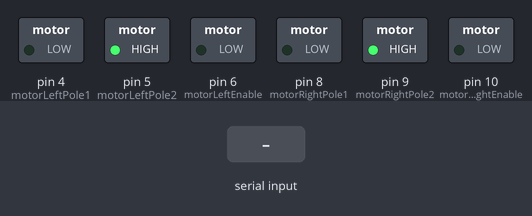
Simulated run of this sketch. Board: Arduino Uno, built with avr-gcc and run on an emulated ATmega328P. On the bench: switched loads named in the sketch (green lamp = pin HIGH). The test bench sets the inputs (shaded band). What the sketch prints to the serial monitor is not drawn.

Above: at 1.2 s.
1.3 s: ",\n" received over the second serial link
Timing chart, 0 to 4.3 s (numbered marks = the images above; inputs shaded):
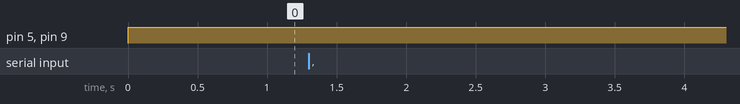

Measured:
- after the input at 1.3 s, every drawn part: stays the same

The sketch:

motorctl.ino
```cpp
#include <SoftwareSerial.h>

// Use a L293D IC to control the 4 wheel
#define motorLeftEnable 6
#define motorRightEnable 10
#define motorLeftPole1 4
#define motorLeftPole2 5
#define motorRightPole1 8
#define motorRightPole2 9
#define bluetoothRx 12
#define bluetoothTx 11

  int xaxis;
  int yaxis;
  int xval;
  int yval;
  int xctllow = -90; //看電腦控制的x大小
  int xctlhigh = 90; //看電腦控制的x大小
  int yctllow = -90; //看電腦控制的y大小
  int yctlhigh = 90; //看電腦控制的y大小
  int vleft;
  int vright;
  SoftwareSerial bluetooth(bluetoothTx, bluetoothRx);

void setup(){
  pinMode(motorLeftEnable, OUTPUT);
  pinMode(motorRightEnable, OUTPUT);
  pinMode(motorLeftPole1, OUTPUT);
  pinMode(motorLeftPole2, OUTPUT);
  pinMode(motorRightPole1, OUTPUT);
  pinMode(motorRightPole2, OUTPUT);
  Serial.begin(9600);
  bluetooth.begin(9600);
}
void loop(){
 ////////////////////////////////////////////////////////
  if(bluetooth.available()){
    int xOrY = 0;
    int xIndex = 0;
    int yIndex = 0;
    char xx[12];
    char yy[12];
    char inin;
    while (bluetooth.available() && (inin = bluetooth.read()) != '\n' && (inin = bluetooth.read()) !='0'){
      if (inin == ','){
       xOrY = 1;
      }
      else if (xOrY == 0){
        xx[xIndex] = inin;
        xIndex++;
      }else if (xOrY == 1){
        yy[yIndex] = inin;
        yIndex++;
      }
    }

    xx[xIndex] = '\0';
    yy[yIndex] = '\0';

//    String order = (String)bluetooth.read();
//    xaxis = getValue(order, ',', 0).toInt();
//    yaxis = getValue(order, ',', 1).toInt();
      xaxis = atoi(xx);
      yaxis = atoi(yy);
      Serial.print(xaxis);
      Serial.print(',');
      Serial.println(yaxis);
      xval = map(xaxis, xctllow, xctlhigh, -255, 255);
      yval = map(yaxis, yctllow, yctlhigh, -255, 255);//y前進後退
  }

  vleft = abs(yval);
  vleft = constrain(vleft, 0, 255);
  vright = abs(yval) - abs(xval);
  vright = constrain(vright, 0, 255);

  if(yval >= 0){    // turn right
    if(xval >= 0){
    motor(motorLeftPole1, motorLeftPole2, motorLeftEnable, 1, vleft);
    motor(motorRightPole1, motorRightPole2, motorRightEnable, 1, vright);
    }
    else if (xval < 0){  // turn left
      motor(motorLeftPole1, motorLeftPole2, motorLeftEnable, 1, vright);
      motor(motorRightPole1, motorRightPole2, motorRightEnable, 1, vleft);
    }
  }
  else if(yval < 0){    //backward
    if(xval >= 0){
    motor(motorLeftPole1, motorLeftPole2, motorLeftEnable, 2, vleft);
    motor(motorRightPole1, motorRightPole2, motorRightEnable, 2, vright);
    }
    else if(xval < 0){
    motor(motorLeftPole1, motorLeftPole2, motorLeftEnable, 2, vright);
    motor(motorRightPole1, motorRightPole2, motorRightEnable, 2, vleft);
    }
  }
  else{
    motor(motorLeftPole1, motorLeftPole2, motorLeftEnable, 0, vleft);
    motor(motorRightPole1, motorRightPole2, motorRightEnable, 0, vright);
  }
}

void motor( char in1, char in2, char EN,char state, int v){
    if(state == 1){
      analogWrite(EN, v);
      digitalWrite(in1, 0);
      digitalWrite(in2, 1);
    }
    else if(state == 2){
      analogWrite(EN, v);
      digitalWrite(in1, 1);
      digitalWrite(in2, 0);
    }
    else if(state == 0){
      analogWrite(EN, 0);
      digitalWrite(in1, 0);
      digitalWrite(in2, 0);
    }
}
String getValue(String data, char separator, int index){
    int maxIndex = data.length()-1;
    int j=0;
    String chunkVal = "";
    for(int i=0; i<=maxIndex && j<=index; i++){
      chunkVal.concat(data[i]);
      if(data[i]==separator){
        j++;
        if(j>index){
          chunkVal.trim();
          return chunkVal;
        }
        chunkVal = "";
      }
    }
}
```
